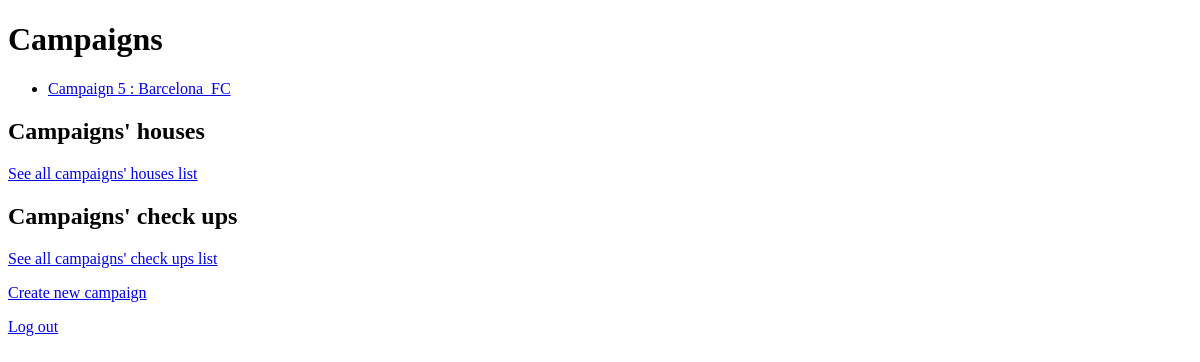
The app's page /campaigns/, older data.
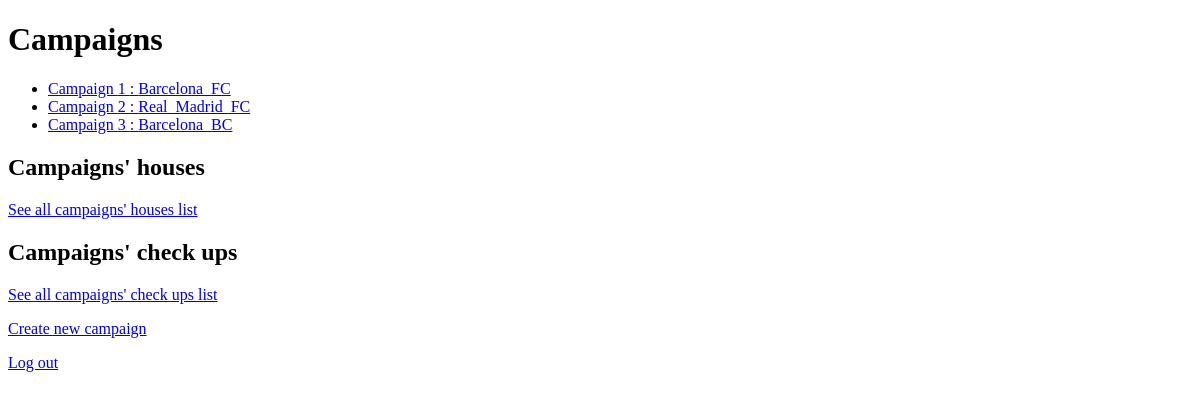
The same page, newer data.
### campaigns/models.py (models this page shows, shortened)
class Campaign(models.Model):
	title = models.CharField(max_length = 64)
	status = models.CharField(max_length = 1)
	supervisor = models.ForeignKey(Supervisor, on_delete = models.CASCADE, related_name = 'controled_by')
	creator = models.ForeignKey(User, on_delete = models.CASCADE, related_name = 'created_by', default = 1)

### campaigns/views.py (the view)
# urls.py: path('', views.index, name = 'index'),
def index(request):
	return render(request, 'campaigns/index.html', {
		'campaigns' : Campaign.objects.all(),
		})

### campaigns/templates/campaigns/index.html (shortened to what this page needs)
{% extends 'campaigns/layout.html' %}
{% block body %}
	<h1>Campaigns</h1>
	<ul>
		{% for campaign in campaigns %}
		<li>
		 	<a href="{% url 'campaigns:campaign' campaign.id %}">
				Campaign {{campaign.id}} : {{campaign.title}}
			</a>
		</li>
		{% empty %}
			<li> no campaigns</li>
		{% endfor %}
	</ul>
	<h2>Campaigns' houses</h2>
	<a href = "{% url 'campaigns:h_index' %}"> See all campaigns' houses list</a>
	<h2>Campaigns' check ups</h2>
	<a href = "{% url 'campaigns:cu_index' %}"> See all campaigns' check ups list</a>
	<a href = "{% url 'users:logoutplus' %}"> Create new campaign </a>
	<a href = "{% url 'users:logout' %}"> Log out </a>
{% endblock %}

### campaigns/templates/campaigns/layout.html (shortened to what this page needs)
<!DOCTYPE html>
<html>
<head>
</head>
<body>
	{% block body %}
	{% endblock %}
</body>
</html>

Row changes from the older to the newer data that the page shows:
removed Campaign: id "5", title "Barcelona_FC"
added Campaign: id "1", title "Barcelona_FC"
added Campaign: id "2", title "Real_Madrid_FC"
added Campaign: id "3", title "Barcelona_BC"
